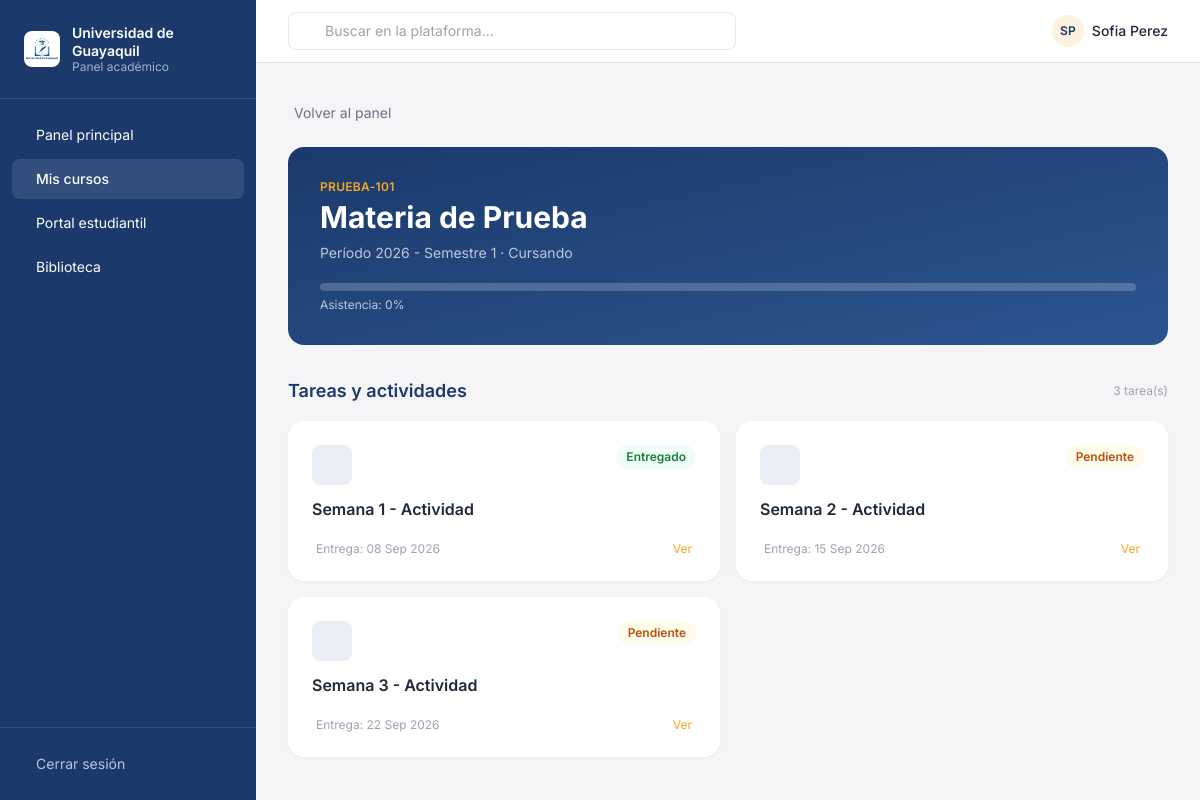
Page /curso/2/ (signed in) on the committed database.
### plataforma/models.py (models this page shows, shortened)
class Matricula(models.Model):
    ESTADOS = [
        ('Cursando', 'Cursando'),
        ('Aprobado', 'Aprobado'),
        ('Reprobado', 'Reprobado'),
        ('Retirado', 'Retirado'),
    ]
    estudiante = models.ForeignKey(User, on_delete=models.CASCADE, related_name='matriculas')
    periodo = models.ForeignKey(Periodo, on_delete=models.CASCADE, related_name='matriculas')
    materia = models.ForeignKey(Materia, on_delete=models.CASCADE, related_name='matriculas')
    fecha_matricula = models.DateField(auto_now_add=True)
    estado = models.CharField(max_length=20, choices=ESTADOS, default='Cursando')
    nota_final = models.FloatField(
        null=True,
        blank=True,
        validators=[MinValueValidator(0), MaxValueValidator(100)]
    )
    asistencia = models.IntegerField(default=0, validators=[MinValueValidator(0), MaxValueValidator(100)])
    class Meta:
        verbose_name_plural = "Matrículas"
        unique_together = ('estudiante', 'materia', 'periodo')

class Materia(models.Model):
    nombre = models.CharField(max_length=100)
    codigo = models.CharField(max_length=20, unique=True)
    carrera = models.ForeignKey(Carrera, on_delete=models.CASCADE, related_name='materias')
    creditos = models.IntegerField(default=4)
    descripcion = models.TextField(blank=True)
    profesor = models.CharField(max_length=100, blank=True)  # legado: se conserva por datos existentes
    docente = models.ForeignKey(
        'PerfilDocente',
        on_delete=models.SET_NULL,
        null=True,
        blank=True,
        related_name='materias'
    )
    class Meta:
        verbose_name_plural = "Materias"

class Periodo(models.Model):
    nombre = models.CharField(max_length=20)  # 2026-1, 2026-2
    fecha_inicio = models.DateField()
    fecha_fin = models.DateField()
    activo = models.BooleanField(default=True)
    class Meta:
        verbose_name_plural = "Períodos"

class Tarea(models.Model):
    materia = models.ForeignKey(Materia, on_delete=models.CASCADE, related_name='tareas')
    actividad = models.ForeignKey(
        'ActividadPlanificada',
        on_delete=models.SET_NULL,
        null=True,
        blank=True,
        related_name='tareas',
        help_text="Actividad de la planificación de la que cuelga. Define su categoría y su parcial."
    )
    titulo = models.CharField(max_length=200)
    descripcion = models.TextField()
    fecha_asignacion = models.DateField(auto_now_add=True)
    fecha_entrega = models.DateField()
    pdf_guia = cloudinary.models.CloudinaryField('guias', null=True, blank=True)
    @property
    def parcial(self):
        """Parcial al que aporta esta tarea, si cuelga de la planificación."""
        return self.actividad.unidad.parcial if self.actividad else None
    class Meta:
        verbose_name_plural = "Tareas"

class EntregaTarea(models.Model):
    ESTADOS = [
        ('Entregado', 'Entregado'),
        ('Calificado', 'Calificado'),
        ('Atrasado', 'Atrasado'),
    ]
    tarea = models.ForeignKey(Tarea, on_delete=models.CASCADE, related_name='entregas')
    estudiante = models.ForeignKey(User, on_delete=models.CASCADE)
    archivo = cloudinary.models.CloudinaryField('entregas', null=True, blank=True)
    fecha_entrega = models.DateTimeField(auto_now_add=True)
    calificacion = models.FloatField(null=True, blank=True)
    estado = models.CharField(max_length=20, choices=ESTADOS, default='Entregado')
    observacion = models.TextField(blank=True)
    class Meta:
        verbose_name_plural = "Entregas de Tareas"
        unique_together = ('tarea', 'estudiante')

### plataforma/views.py (the view)
# urls.py: path('curso/<int:matricula_id>/', views.detalle_curso, name='detalle_curso'),
@login_required(login_url='login')
def detalle_curso(request, matricula_id):
    matricula = Matricula.objects.select_related('materia', 'periodo').get(
        id=matricula_id, estudiante=request.user
    )
    tareas = Tarea.objects.filter(materia=matricula.materia).order_by('fecha_entrega')
    entregas_usuario = EntregaTarea.objects.filter(estudiante=request.user, tarea__in=tareas)
    entregas_dict = {e.tarea_id: e for e in entregas_usuario}
    tareas_con_estado = []
    for tarea in tareas:
        entrega = entregas_dict.get(tarea.id)
        tareas_con_estado.append({
            'tarea': tarea,
            'entrega': entrega,
            'estado': entrega.estado if entrega else 'Pendiente',
        })
    return render(request, 'plataforma/curso_detalle.html', {
        'matricula': matricula,
        'tareas_con_estado': tareas_con_estado,
    })

### plataforma/templates/plataforma/curso_detalle.html (shortened to what this page needs)
{% extends "plataforma/base.html" %}
{% block sidebar_links %}{% include 'plataforma/_sidebar_estudiante.html' %}{% endblock %}
{% block content %}
<div class="max-w-4xl mx-auto">
    <a href="{% url 'dashboard_estudiante' %}" class="inline-flex items-center gap-1.5 text-sm text-gray-500 hover:text-navy mb-6">
         Volver al panel
    </a>
    <div class="relative overflow-hidden bg-gradient-to-br from-navy to-navy-light text-white rounded-card p-8 mb-8">
        <div class="text-xs font-semibold text-gold uppercase tracking-wide mb-1">{{ matricula.materia.codigo }}</div>
        <h1 class="text-2xl md:text-3xl font-bold mb-2">{{ matricula.materia.nombre }}</h1>
        <p class="text-white/70 text-sm">Período {{ matricula.periodo.nombre }} · {{ matricula.estado }}
        </p>
        <div class="w-full bg-white/20 rounded-full h-2 mt-5">
        </div>
        <div class="text-xs text-white/70 mt-1.5">Asistencia: {{ matricula.asistencia }}%</div>
    </div>
    <div class="flex items-center justify-between mb-4">
        <h2 class="text-lg font-semibold text-navy">Tareas y actividades</h2>
        <span class="text-xs text-gray-400">{{ tareas_con_estado|length }} tarea(s)</span>
    </div>
    {% if tareas_con_estado %}
    <div class="grid gap-4 sm:grid-cols-2">
        {% for item in tareas_con_estado %}
        <a href="{% url 'entregar_tarea' item.tarea.id %}"
           class="group bg-white rounded-card shadow-sm hover:shadow-xl transition-all hover:-translate-y-1 p-6 flex flex-col">
            <div class="flex items-start justify-between mb-3">
                <div class="w-10 h-10 rounded-lg bg-navy-light/10 flex items-center justify-center shrink-0">
                </div>
                {% if item.estado == "Pendiente" %}
                <span class="text-xs font-semibold px-2.5 py-1 rounded-full bg-amber-50 text-amber-700 whitespace-nowrap">{{ item.estado }}</span>
                {% elif item.estado == "Entregado" %}
                <span class="text-xs font-semibold px-2.5 py-1 rounded-full bg-green-50 text-green-700 whitespace-nowrap">{{ item.estado }}</span>
                {% elif item.estado == "Calificado" %}
                <span class="text-xs font-semibold px-2.5 py-1 rounded-full bg-blue-50 text-navy whitespace-nowrap">{{ item.estado }}</span>
                {% elif item.estado == "Atrasado" %}
                <span class="text-xs font-semibold px-2.5 py-1 rounded-full bg-red-50 text-red-700 whitespace-nowrap">{{ item.estado }}</span>
                {% endif %}
            </div>
            <h3 class="font-semibold text-gray-800 mb-1 group-hover:text-navy transition-colors">{{ item.tarea.titulo }}</h3>
            <div class="mt-auto flex items-center justify-between text-xs text-gray-400">
                <span class="flex items-center gap-1"> Entrega: {{ item.tarea.fecha_entrega|date:"d M Y" }}</span>
                <span class="text-gold group-hover:translate-x-1 transition-transform inline-flex items-center gap-1">Ver </span>
            </div>
        </a>
        {% endfor %}
    </div>
    {% else %}
    <div class="border border-dashed border-gray-300 rounded-card p-10 text-center text-sm text-gray-500">
        Este curso todavía no tiene tareas asignadas.
    </div>
    {% endif %}
</div>
{% endblock %}

### plataforma/templates/plataforma/base.html (shortened to what this page needs)
{% load static %}
<!DOCTYPE html>
<html lang="es">
<head>
<script src="https://cdn.tailwindcss.com"></script>
<link rel="stylesheet" href="https://cdn.jsdelivr.net/npm/@tabler/icons-webfont@latest/dist/tabler-icons.min.css">
</head>
<body class="min-h-screen text-gray-800">
<div class="flex min-h-screen">
  <aside class="hidden md:flex md:flex-col w-64 bg-navy text-white shrink-0">
    <div class="flex items-center gap-3 px-6 py-6 border-b border-white/10">
      <img src="{% static 'images/logo.jpeg' %}" alt="Logo Universidad de Guayaquil" class="w-9 h-9 rounded-lg object-cover">
      <div>
        <p class="text-sm font-semibold leading-tight">Universidad de Guayaquil</p>
        <p class="text-xs text-white/60 leading-tight">Panel {{ user_role|default:"académico" }}</p>
      </div>
    </div>
    <nav class="flex-1 px-3 py-4 space-y-1 text-sm">
      {% block sidebar_links %}{% endblock %}
    </nav>
    <div class="px-3 py-4 border-t border-white/10 space-y-1 text-sm">
      <a href="{% url 'logout' %}" class="flex items-center gap-3 px-3 py-2.5 rounded-lg hover:bg-white/10 transition-colors text-white/70">
         Cerrar sesión
      </a>
    </div>
  </aside>
  <div class="flex-1 flex flex-col min-w-0">
    <header class="flex items-center justify-between bg-white border-b border-gray-200 px-4 md:px-8 py-3 sticky top-0 z-10">
      <div class="flex-1 max-w-md hidden sm:block">
        <div class="relative">
          <input type="text" placeholder="Buscar en la plataforma..."
                 class="w-full pl-9 pr-3 py-2 text-sm border border-gray-200 rounded-lg focus:outline-none focus:ring-2 focus:ring-navy-light/30">
        </div>
      </div>
      <div class="flex items-center gap-4">
        <div class="flex items-center gap-2">
          <div class="w-8 h-8 rounded-full bg-gold-light flex items-center justify-center text-navy text-xs font-semibold">
            {{ request.user.first_name|slice:":1"|upper }}{{ request.user.last_name|slice:":1"|upper }}
          </div>
          <span class="hidden sm:block text-sm font-medium">{{ request.user.get_full_name|default:request.user.username }}</span>
        </div>
      </div>
    </header>
    <main class="flex-1 p-4 md:p-8">
      {% block content %}{% endblock %}
    </main>
  </div>
</div>
</body>
</html>

### plataforma/templates/plataforma/base.html (style rules this page uses)
body { font-family: 'Inter', sans-serif; background-color: #F5F5F7; }

### rows in the picture
Matricula: materia.codigo "PRUEBA-101", materia.nombre "Materia de Prueba", periodo.nombre "2026 - Semestre 1", estado "Cursando", asistencia "0"
Tarea: estado "Entregado", tarea.titulo "Semana 1 - Actividad", tarea.fecha_entrega "08 Sep 2026"
Tarea: estado "Pendiente", tarea.titulo "Semana 2 - Actividad", tarea.fecha_entrega "15 Sep 2026"
Tarea: estado "Pendiente", tarea.titulo "Semana 3 - Actividad", tarea.fecha_entrega "22 Sep 2026"

### other values in the picture
{{ user_role|default:"académico" }} "académico"
{{ request.user.first_name|slice:":1"|upper }} "S"
{{ request.user.last_name|slice:":1"|upper }} "P"
{{ request.user.get_full_name|default:request.user.username }} "Sofia Perez"
{{ tareas_con_estado|length }} "3"
